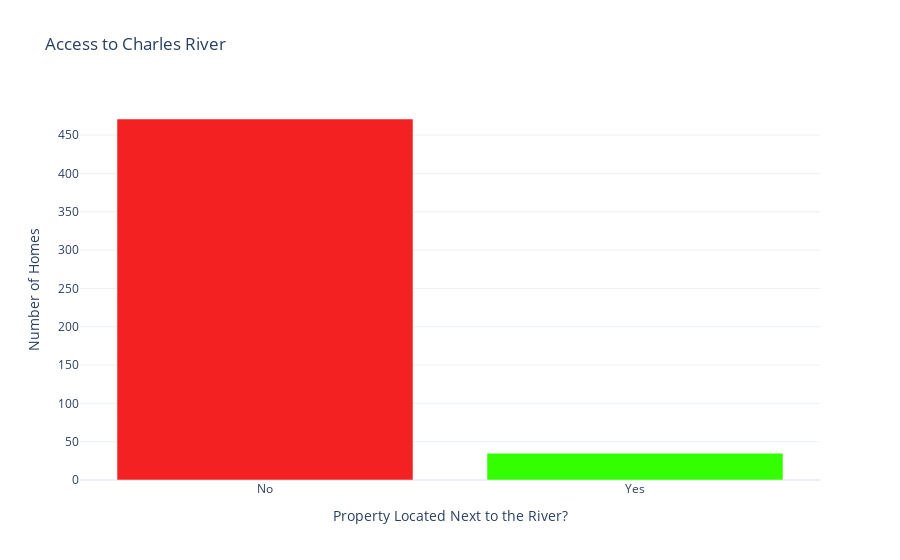

The notebook cell this image was saved under:
### Markdown cell above
# Visualize Features

### Code cell
def gen_fig_house_price(in_df: pd.DataFrame) -> None:
    logging.info('Generating house price figure.')
    
    plt.figure(
        figsize=(10, 5),
        dpi=150
    )
    sns.displot(
        in_df,
        x='PRICE',
        bins=50,
        aspect=2,
        kde=True,
        color='#2196f3'
    )
    plt.title(f'1970s Home Values in Boston. Avg: ${1000*in_df.PRICE.mean():,.2f}')
    plt.xlabel('Price in $1000')
    plt.ylabel('Count of Homes')
    plt.show()

    logging.info('House price figure generated successfully.')


def gen_fig_distance_work(in_df: pd.DataFrame) -> None:
    logging.info('Generating Distance to Employment Centre figure.')
    
    plt.figure(
        figsize=(10, 5),
        dpi=150
    )
    sns.displot(
        in_df,
        x='DIS',
        bins=50,
        aspect=2,
        kde=True,
        color="#2196f3"
    )
    plt.title(f'Weighted Home to Employement Distance. Avg Distance: {in_df.DIS.mean():,.2f}')
    plt.xlabel('Distance to Employment Centre')
    plt.ylabel('Count of Homes')
    plt.show()

    logging.info('House price figure generated successfully.')


def gen_fig_room_per_home(in_df: pd.DataFrame) -> None:
    logging.info('Generating figure: Rooms per Dwelling.')
    
    plt.figure(
        figsize=(10, 5),
        dpi=150
    )
    sns.displot(
        in_df,
        x='RM',
        bins=50,
        aspect=2,
        kde=True,
        color="#2196f3"
    )
    plt.title(f'Avg rooms per home: {in_df.RM.mean():,.1f}')
    plt.xlabel('Rooms per Home')
    plt.ylabel('Count of Homes')
    plt.show()

    logging.info('Rooms per Dwelling figure generated successfully.')


def gen_fig_highway_access(in_df: pd.DataFrame) -> None:
    logging.info(f'Generating figure: Highway Access')
    
    plt.figure(
        figsize=(10, 5),
        dpi=150
    )

    sns.displot(
        data=in_df,
        x='RAD',
        bins=50,
        aspect=2,
        color="#2196f3"
    )
    plt.title(f'Access to Highway. Avg: {in_df.RAD.mean():,.1f}')
    plt.xlabel('Access to Highway')
    plt.ylabel('Count of Homes')
    plt.show()


def gen_fig_river(in_df: pd.DataFrame) -> None:
    logging.info('Generating figure: River Access')

    river_access = in_df.CHAS.value_counts().sort_index()
    print(f'River Access df:]\n{river_access}')

    bar = px.bar(
        x=['No', 'Yes'],
        y=river_access.values,
        color=['No', 'Yes'],
        color_discrete_sequence=["#f32121", "#33ff00"],
        labels={'x': 'Property Located Next to the River?', 'y': 'Number of Homes'},
        title='Access to Charles River'
    )
    bar.update_layout(
        xaxis_title='Property Located Next to the River?', 
        yaxis_title='Number of Homes',
        showlegend=False,
        template='plotly_white',
    )
    bar.show()
    logging.info('River Access figure generated successfully.')
    

if __name__ == '__main__':
    setup_logging()

    in_df = fetch_df('input-81.csv')
    # gen_fig_house_price(in_df)
    # gen_fig_distance_work(in_df)
    # gen_fig_room_per_home(in_df)
    # gen_fig_highway_access(in_df)
    gen_fig_river(in_df)

### Figure 1 — Plotly figure (JSON) as saved in the notebook; plotly's stock layout.template omitted (floating-point values rounded to 4 significant figures)
{"data": [{"hovertemplate": "color=No<br>Property Located Next to the River?=%{x}<br>Number of Homes=%{y}<extra></extra>", "legendgroup": "No", "marker": {"color": "#f32121", "pattern": {"shape": ""}}, "name": "No", "orientation": "v", "showlegend": true, "textposition": "auto", "type": "bar", "x": ["No"], "xaxis": "x", "y": [471], "yaxis": "y"}, {"hovertemplate": "color=Yes<br>Property Located Next to the River?=%{x}<br>Number of Homes=%{y}<extra></extra>", "legendgroup": "Yes", "marker": {"color": "#33ff00", "pattern": {"shape": ""}}, "name": "Yes", "orientation": "v", "showlegend": true, "textposition": "auto", "type": "bar", "x": ["Yes"], "xaxis": "x", "y": [35], "yaxis": "y"}], "layout": {"barmode": "relative", "legend": {"title": {"text": "color"}, "tracegroupgap": 0}, "showlegend": false, "title": {"text": "Access to Charles River"}, "xaxis": {"anchor": "y", "domain": [0, 1], "title": {"text": "Property Located Next to the River?"}}, "yaxis": {"anchor": "x", "domain": [0, 1], "title": {"text": "Number of Homes"}}}}
